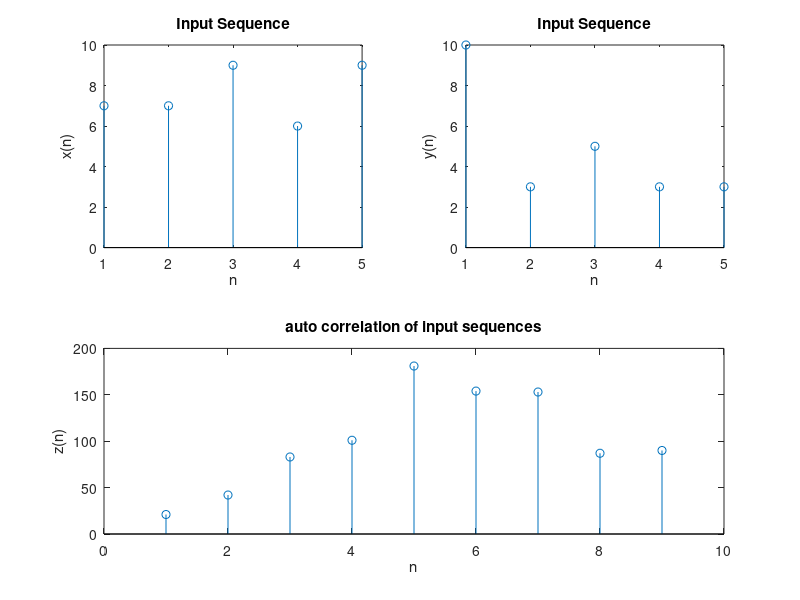

Reproduce this figure in MATLAB.
%Generation of random sequence and thier correlations.

l=input('Enter Sequence Length')
x=randi(10,1,l);
y=randi(10,1,l);

subplot(2,2,1);
stem(x);
xlabel('n');
ylabel('x(n)');
title('Input Sequence');

subplot(2,2,2);
stem(y);
xlabel('n');
ylabel('y(n)');
title('Input Sequence');
% autocorrelation of x and y input sequences
z = xcorr(x,y);
disp('The values of z are : '); disp(z);

subplot(2,1,2);
stem(z);
xlabel('n');
ylabel('z(n)');
title('auto correlation of input sequences');
